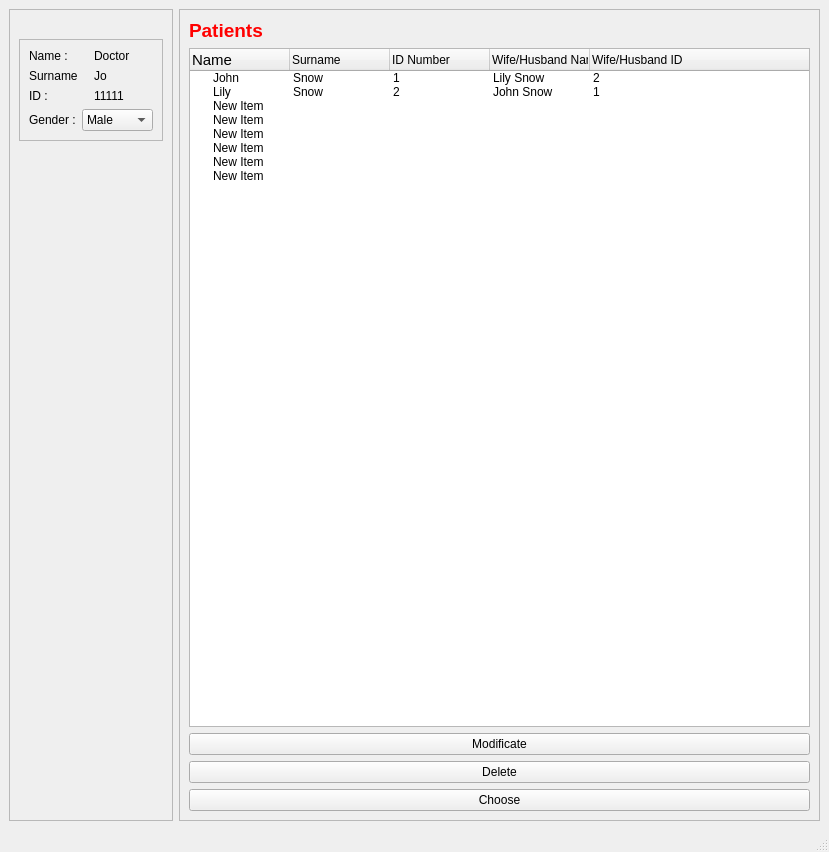
<?xml version="1.0" encoding="UTF-8"?>
<ui version="4.0">
 <class>MainWindoww</class>
 <widget class="QMainWindow" name="MainWindoww">
  <property name="geometry">
   <rect>
    <x>0</x>
    <y>0</y>
    <width>829</width>
    <height>852</height>
   </rect>
  </property>
  <property name="windowTitle">
   <string>Doctor Screen</string>
  </property>
  <property name="unifiedTitleAndToolBarOnMac">
   <bool>false</bool>
  </property>
  <widget class="QWidget" name="centralwidget">
   <layout class="QGridLayout" name="gridLayout_2">
    <item row="0" column="0">
     <widget class="QFrame" name="frame_5">
      <property name="maximumSize">
       <size>
        <width>1677721</width>
        <height>1677721</height>
       </size>
      </property>
      <property name="frameShape">
       <enum>QFrame::StyledPanel</enum>
      </property>
      <property name="frameShadow">
       <enum>QFrame::Raised</enum>
      </property>
      <layout class="QGridLayout" name="gridLayout">
       <item row="0" column="0">
        <widget class="QLabel" name="label_10">
         <property name="text">
          <string/>
         </property>
         <property name="pixmap">
          <pixmap resource="test.qrc">:/icon/images/doctor.png</pixmap>
         </property>
         <property name="scaledContents">
          <bool>true</bool>
         </property>
        </widget>
       </item>
       <item row="2" column="0">
        <spacer name="verticalSpacer">
         <property name="orientation">
          <enum>Qt::Vertical</enum>
         </property>
         <property name="sizeHint" stdset="0">
          <size>
           <width>20</width>
           <height>40</height>
          </size>
         </property>
        </spacer>
       </item>
       <item row="1" column="0">
        <widget class="QFrame" name="frame_4">
         <property name="frameShape">
          <enum>QFrame::StyledPanel</enum>
         </property>
         <property name="frameShadow">
          <enum>QFrame::Raised</enum>
         </property>
         <layout class="QHBoxLayout" name="horizontalLayout_5">
          <item>
           <layout class="QVBoxLayout" name="verticalLayout">
            <item>
             <layout class="QHBoxLayout" name="horizontalLayout">
              <item>
               <widget class="QLabel" name="label_2">
                <property name="text">
                 <string>Name :</string>
                </property>
               </widget>
              </item>
              <item>
               <widget class="QLabel" name="label_7">
                <property name="text">
                 <string>Doctor</string>
                </property>
               </widget>
              </item>
             </layout>
            </item>
            <item>
             <layout class="QHBoxLayout" name="horizontalLayout_2">
              <item>
               <widget class="QLabel" name="label_3">
                <property name="text">
                 <string>Surname</string>
                </property>
               </widget>
              </item>
              <item>
               <widget class="QLabel" name="label_8">
                <property name="text">
                 <string>Jo</string>
                </property>
               </widget>
              </item>
             </layout>
            </item>
            <item>
             <layout class="QHBoxLayout" name="horizontalLayout_3">
              <item>
               <widget class="QLabel" name="label_5">
                <property name="text">
                 <string>ID :</string>
                </property>
               </widget>
              </item>
              <item>
               <widget class="QLabel" name="label_9">
                <property name="text">
                 <string>11111</string>
                </property>
               </widget>
              </item>
             </layout>
            </item>
            <item>
             <layout class="QHBoxLayout" name="horizontalLayout_4">
              <item>
               <widget class="QLabel" name="label_6">
                <property name="text">
                 <string>Gender :</string>
                </property>
               </widget>
              </item>
              <item>
               <widget class="QComboBox" name="comboBox">
                <item>
                 <property name="text">
                  <string>Male</string>
                 </property>
                </item>
                <item>
                 <property name="text">
                  <string>Female</string>
                 </property>
                </item>
               </widget>
              </item>
             </layout>
            </item>
           </layout>
          </item>
         </layout>
        </widget>
       </item>
      </layout>
     </widget>
    </item>
    <item row="0" column="1">
     <widget class="QFrame" name="frame_3">
      <property name="frameShape">
       <enum>QFrame::StyledPanel</enum>
      </property>
      <property name="frameShadow">
       <enum>QFrame::Raised</enum>
      </property>
      <layout class="QVBoxLayout" name="verticalLayout_2">
       <item>
        <widget class="QLabel" name="label">
         <property name="text">
          <string>&lt;html&gt;&lt;head/&gt;&lt;body&gt;&lt;p&gt;&lt;span style=&quot; font-size:14pt; font-weight:600; color:#ff0000;&quot;&gt;Patients&lt;/span&gt;&lt;/p&gt;&lt;/body&gt;&lt;/html&gt;</string>
         </property>
        </widget>
       </item>
       <item>
        <widget class="QTreeWidget" name="treeWidget">
         <column>
          <property name="text">
           <string>Name</string>
          </property>
          <property name="font">
           <font>
            <pointsize>11</pointsize>
           </font>
          </property>
         </column>
         <column>
          <property name="text">
           <string>Surname</string>
          </property>
         </column>
         <column>
          <property name="text">
           <string>ID Number</string>
          </property>
         </column>
         <column>
          <property name="text">
           <string>Wife/Husband Name</string>
          </property>
         </column>
         <column>
          <property name="text">
           <string>Wife/Husband ID</string>
          </property>
         </column>
         <item>
          <property name="text">
           <string>John</string>
          </property>
          <property name="font">
           <font>
            <kerning>true</kerning>
           </font>
          </property>
          <property name="textAlignment">
           <set>AlignLeading|AlignVCenter</set>
          </property>
          <property name="text">
           <string>Snow</string>
          </property>
          <property name="text">
           <string>1</string>
          </property>
          <property name="text">
           <string>Lily Snow</string>
          </property>
          <property name="text">
           <string>2</string>
          </property>
         </item>
         <item>
          <property name="text">
           <string>Lily</string>
          </property>
          <property name="text">
           <string>Snow</string>
          </property>
          <property name="text">
           <string>2</string>
          </property>
          <property name="text">
           <string>John Snow</string>
          </property>
          <property name="text">
           <string>1</string>
          </property>
         </item>
         <item>
          <property name="text">
           <string>New Item</string>
          </property>
          <property name="text">
           <string/>
          </property>
          <property name="text">
           <string/>
          </property>
          <property name="text">
           <string/>
          </property>
         </item>
         <item>
          <property name="text">
           <string>New Item</string>
          </property>
          <property name="text">
           <string/>
          </property>
          <property name="text">
           <string/>
          </property>
          <property name="text">
           <string/>
          </property>
         </item>
         <item>
          <property name="text">
           <string>New Item</string>
          </property>
          <property name="text">
           <string/>
          </property>
          <property name="text">
           <string/>
          </property>
          <property name="text">
           <string/>
          </property>
         </item>
         <item>
          <property name="text">
           <string>New Item</string>
          </property>
          <property name="text">
           <string/>
          </property>
          <property name="text">
           <string/>
          </property>
          <property name="text">
           <string/>
          </property>
         </item>
         <item>
          <property name="text">
           <string>New Item</string>
          </property>
          <property name="text">
           <string/>
          </property>
          <property name="text">
           <string/>
          </property>
          <property name="text">
           <string/>
          </property>
         </item>
         <item>
          <property name="text">
           <string>New Item</string>
          </property>
          <property name="text">
           <string/>
          </property>
          <property name="text">
           <string/>
          </property>
          <property name="text">
           <string/>
          </property>
         </item>
        </widget>
       </item>
       <item>
        <widget class="QPushButton" name="pushButton_3">
         <property name="text">
          <string>Modificate</string>
         </property>
        </widget>
       </item>
       <item>
        <widget class="QPushButton" name="pushButton_2">
         <property name="text">
          <string>Delete</string>
         </property>
        </widget>
       </item>
       <item>
        <widget class="QPushButton" name="pushButton">
         <property name="text">
          <string>Choose</string>
         </property>
        </widget>
       </item>
      </layout>
     </widget>
    </item>
   </layout>
  </widget>
  <widget class="QMenuBar" name="menubar">
   <property name="geometry">
    <rect>
     <x>0</x>
     <y>0</y>
     <width>829</width>
     <height>21</height>
    </rect>
   </property>
  </widget>
  <widget class="QStatusBar" name="statusbar"/>
 </widget>
 <resources>
  <include location="test.qrc"/>
 </resources>
 <connections/>
</ui>
